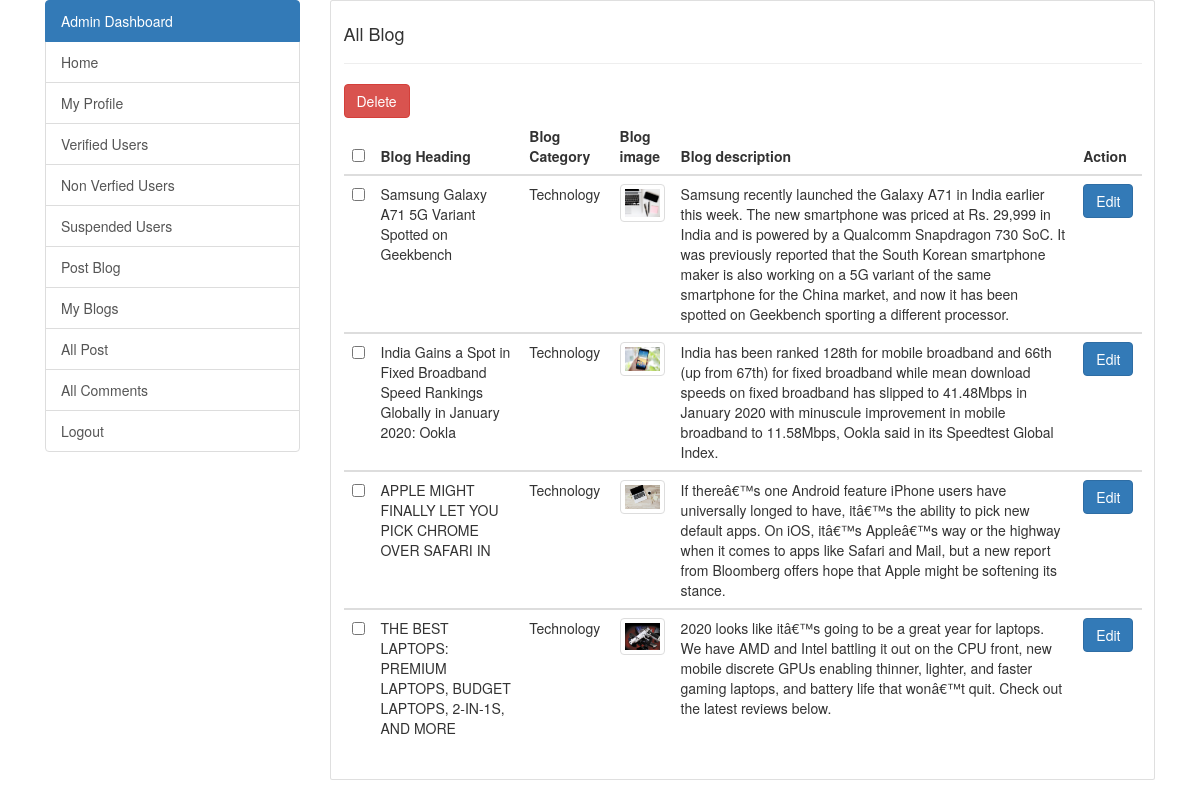
Page /allpost.php on the committed database.
### tables this page shows
CREATE TABLE `blog` (
  `bid` int(11) NOT NULL,
  `bh` varchar(200) NOT NULL,
  `bc` varchar(50) NOT NULL,
  `bimg` varchar(200) NOT NULL,
  `bd` longtext NOT NULL,
  `date` timestamp NOT NULL DEFAULT CURRENT_TIMESTAMP ON UPDATE CURRENT_TIMESTAMP,
  `isverify` int(11) NOT NULL DEFAULT '0',
  `uid` int(30) NOT NULL,
  `ccount` varchar(500) NOT NULL DEFAULT '0',
  `views` varchar(500) NOT NULL DEFAULT '0'
);

### allpost.php (the view, shortened to what this page needs)
<?php
$sql = "select * from blog where isverify='0'";
$res=mysqli_query($conn,$sql);
include 'adminheader.php';
?>
    <div class="col-md-9">
        <div class="card">
            <div class="card-body">
                <div class="row">
                    <div class="col-md-12">
                        <h4>All Blog</h4>
                        <hr>
                    </div>
                </div>
                <form action="db.php" method="POST">
                  <input type="submit" class="btn btn-danger" name="blog_delete" value="Delete">
                <div class="row">
                    <div class="col-md-12">
                        <table class="table table-hover">
                            <thead>
                              <tr>
                                <th scope="col"><input type="checkbox"></th>
                                <th scope="col">Blog Heading</th>
                                <th scope="col">Blog Category</th>
                                <th scope="col">Blog image</th>
                                <th scope="col">Blog description</th>
                                <th scope="col">Action</th>
                              </tr>
                            </thead>
                            <?php
                            foreach($res as $row)
                            {
                            $uid=$row['bid'];
                            $h=$row['bh'];
                            $c=$row['bc'];
                            $image=$row['bimg'];
                            $d=$row['bd'];
                            ?>
                            <tbody>
                              <tr>
                                <td><input type="checkbox" name="c[]" value="<?php echo $uid;?>"></td>
                                <td><?php echo $h;?></td>
                                <td><?php echo $c;?></td>
                                <td><img src="<?php echo $image;?>" class="img-thumbnail" height="50" width="50"></td>
                                <td><?php echo $d;?></td>
                                <td><a href="db.php?blogedit=<?php echo $uid?>" class="btn btn-primary">Edit</a>
                              </tr>
                            </tbody>
                          <?php }?>
                          </table>
                    </div>
                </div>
                </form>
            </div>
        </div>
    </div>
  </div>
</div>
</body>
</html>

### rows in the picture
blog: bh "Samsung Galaxy A71 5G Variant Spotted on Geekbench", bc "Technology", bimg (picture), bd "Samsung recently launched the Galaxy A71 in India earlier this week. The new smartphone was priced at Rs. 29,999 in India and is powered by a Qualcomm Snapdragon 730 SoC. It was previously reported that the South Korean smartphone maker is also working on a 5G variant of the same smartphone for the China market, and now it has been spotted on Geekbench sporting a different processor."
blog: bh "India Gains a Spot in Fixed Broadband Speed Rankings Globally in January 2020: Ookla", bc "Technology", bimg (picture), bd "India has been ranked 128th for mobile broadband and 66th (up from 67th) for fixed broadband while mean download speeds on fixed broadband has slipped to 41.48Mbps in January 2020 with minuscule improvement in mobile broadband to 11.58Mbps, Ookla said in its Speedtest Global Index."
blog: bh "APPLE MIGHT FINALLY LET YOU PICK CHROME OVER SAFARI IN", bc "Technology", bimg (picture), bd "If thereâ€™s one Android feature iPhone users have universally longed to have, itâ€™s the ability to pick new default apps. On iOS, itâ€™s Appleâ€™s way or the highway when it comes to apps like Safari and Mail, but a new report from Bloomberg offers hope that Apple might be softening its stance."
blog: bh "THE BEST LAPTOPS: PREMIUM LAPTOPS, BUDGET LAPTOPS, 2-IN-1S, AND MORE", bc "Technology", bimg (picture), bd "2020 looks like itâ€™s going to be a great year for laptops. We have AMD and Intel battling it out on the CPU front, new mobile discrete GPUs enabling thinner, lighter, and faster gaming laptops, and battery life that wonâ€™t quit. Check out the latest reviews below."
